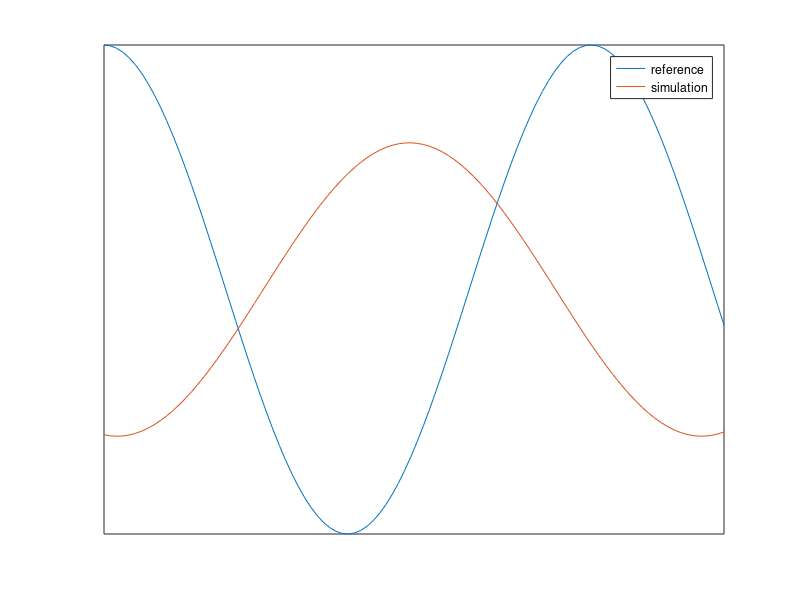

Source code (MATLAB):
    
   x=linspace(0,20,100);
   y=cos(x/2.5);
   y1=0.6*cos(x/3+3);
   
   plot(x,y)
   
   hold on
   plot(x,y1)
   legend('reference','simulation');
   set(gca,'XTick',[])
   set(gca,'YTick',[])